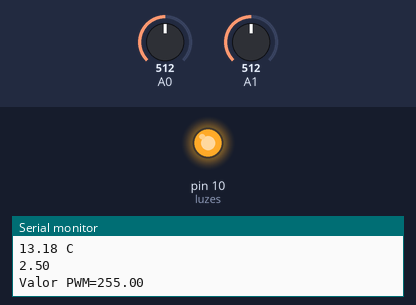
Bench run of a sketch on a simulated Arduino Uno, built with avr-gcc and run on an emulated ATmega328P. On the bench: output pins drawn as LEDs (lit = HIGH), the last lines printed to the serial monitor. The test bench sets the inputs (shaded band); at power-on: A0 = 512, A1 = 512.

Above: at 1.8 s.
1.9 s: A0 set to 661
3.4 s: A0 set to 686
At 4.8 s:
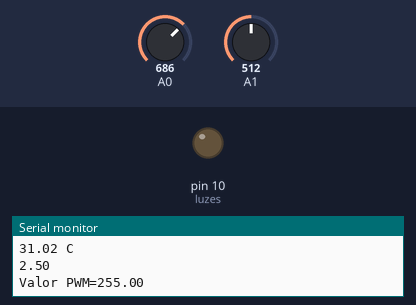
5.5 s: A0 set to 511
At 6.5 s:
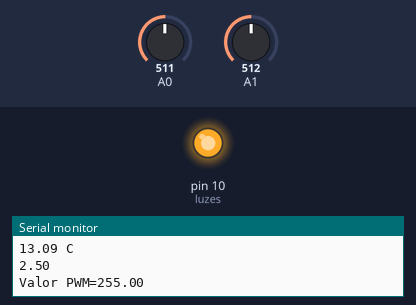
7.5 s: A1 set to 804
9.2 s: A1 set to 827
At 11.1 s:
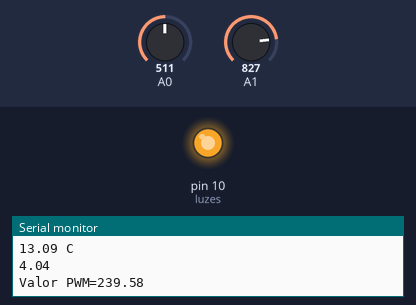
11.5 s: A1 set to 900
At 12.8 s:
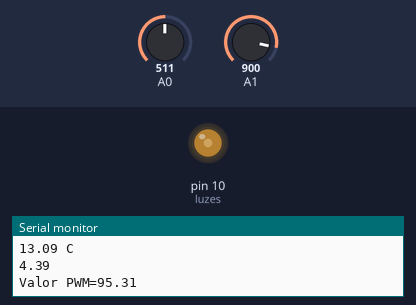
Timing chart, 0 to 14.5 s (numbered marks = the images above; inputs shaded):
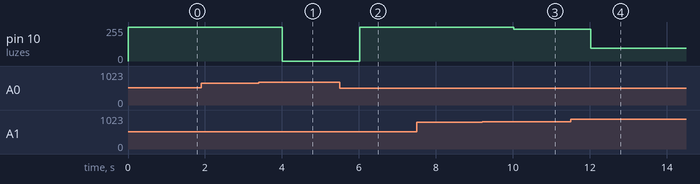

Measured:
- the behaviour switches between 677 and 678 on A0 (found by bisection; images 0 and 1)
- after the input at 3.4 s, pin 10 (luzes): 255/255 → 0/255 after 0.61 s
- after the input at 5.5 s, pin 10 (luzes): 0/255 → 255/255 after 0.52 s
- after the input at 9.2 s, pin 10 (luzes): 255/255 → 239/255 after 0.83 s
- after the input at 11.5 s, pin 10 (luzes): 239/255 → 95/255 after 0.53 s

The sketch:

projecto_final.ino
```cpp
/////LDR
#define Medir 0
#define Apagar 1
#define GerarSinal 2

//Definir Variáveis
float adcLDR;
float voltageLDR;
float adcTERM;
float voltageTERM;
float A;
float B;
float C;
float D;
float I;
float Rfix;
float R25c;
float Rterm;
float Tkel;
float Tc;
int luzes;
int estado;
float ValorPWM;


//Inicialização:
void setup(){
  Serial.begin(9600);
  pinMode(A1, INPUT);
  pinMode(A0, INPUT);
  A=3.354016E-03;
  B=2.884193E-04;
  C=4.118032E-06;
  D=1.786790E-07;
  Rfix=3544;
  R25c=2200;
  estado=Medir;
  luzes=10;
  pinMode(luzes, OUTPUT);
}


//Definição das actividades
void VoltimetroLDR(){
  adcLDR=analogRead(A1);
  voltageLDR=adcLDR*5/1024;
  Serial.println(voltageLDR);
}

void Termometro(){
  adcTERM=analogRead(A0);
  voltageTERM=adcTERM*5/1024;
  I=voltageTERM/Rfix;
  Rterm=(5-voltageTERM)/I;
  Tkel=pow(A+B*log(Rterm/R25c)+C*pow(log(Rterm/R25c), 2)+D*pow(log(Rterm/R25c), 3), -1);
  Tc=Tkel-273.15;
  Serial.print(Tc);
  Serial.println(" C");
}

void calcularDuty(){
  ValorPWM=constrain(-404.76*voltageLDR+1874.04,0 , 255);
  Serial.print("Valor PWM=");
  Serial.println(ValorPWM);
}

void anularPWM(){
  ValorPWM=0;
}

void gerarPWM(){
  analogWrite(luzes,ValorPWM);
}


void Administrador(){
   switch (estado) {
       case Medir:
         Termometro();
         VoltimetroLDR();
         calcularDuty();
         if(Tc>=30){
           estado=Apagar;
            }else{
            estado=GerarSinal;
          }
          break;
     case Apagar:
          anularPWM();
          estado=GerarSinal;
          break;
      case GerarSinal:
          gerarPWM();
          delay(1000);
          estado=Medir;
          break;
    } // fecho do switch
} // fecho do método

void loop(){
  Administrador();
}
```
